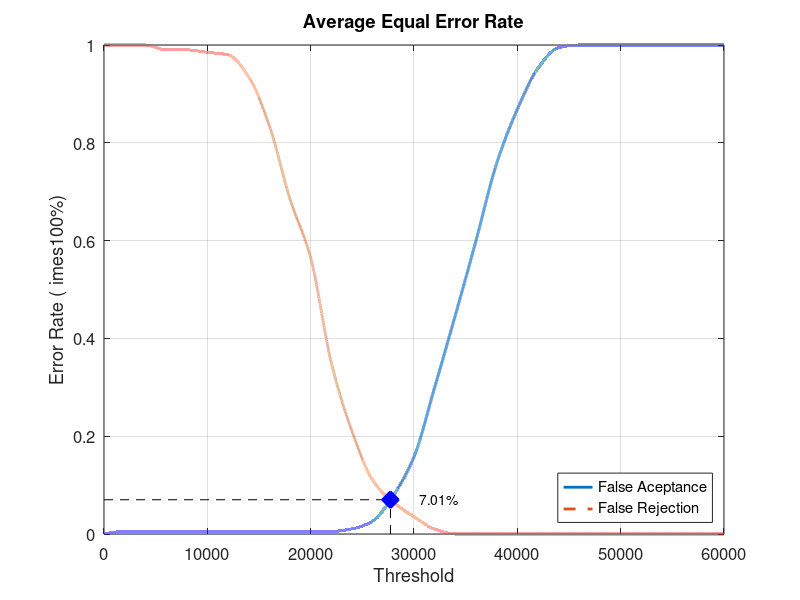
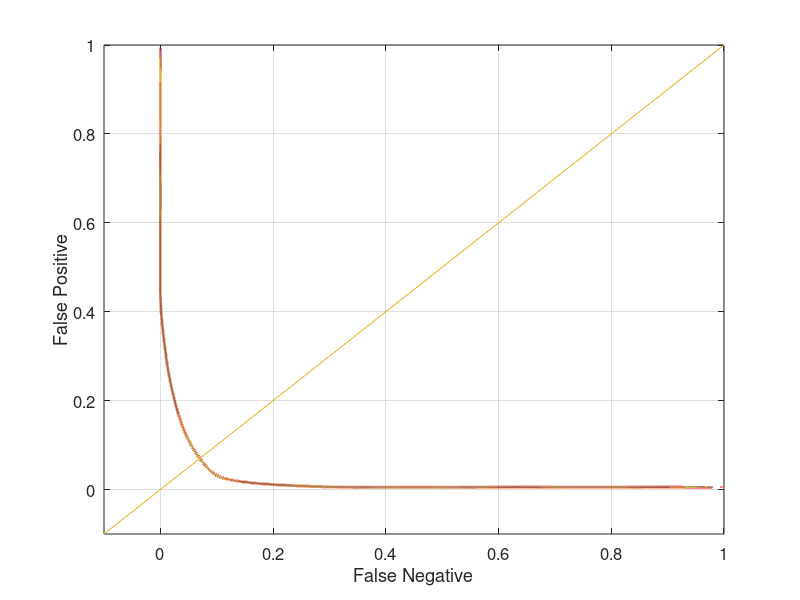

Source code (MATLAB) for these figures, in order:
close all;
clear;
clc;
x = 0:2000:60000;
xq = 0:0.5:60000;

y0 = [0 0.00526316 0.00526316 0.00526316 0.00526316 0.00526316 0.00526316 0.00526316 0.00526316 0.00526316 0.00526316 0.00526316 0.0105263 0.0263158 0.0789474 0.157895 0.3 0.447368 0.6 0.757895 0.868421 0.952632 0.994737 1 1 1 1 1 1 1 1]
yy0 = interp1(x, y0, xq, 'pchip');
y1 = [1 1 1 0.99 0.99 0.985 0.98 0.935 0.835 0.685 0.565 0.35 0.21 0.11 0.065 0.035 0.01 0 0 0 0 0 0 0 0 0 0 0 0 0 0]
yy1 = interp1(x, y1, xq, 'pchip');

% Calculating EER: 
y2 = abs(y0 - y1);
find(y2 == min(y2))
yy2 = abs(yy0 - yy1);
xEER = find(yy2 == min(yy2));
xEERIndex = xq(xEER) % X-axis EER
yEER = yy0(xEER) % Y-axis EER

main = figure
plot(xq, yy0,'-','LineWidth', 2);	hold on
plot(xq, yy1,'--','LineWidth', 2);	hold on
plot([xEERIndex xEERIndex], [0 yEER], 'k--');	hold on
plot([0 xEERIndex], [yEER yEER], 'k--');	hold on
plot(xEERIndex, yEER, 'bx', 'LineWidth', 10);	hold on
text(xEERIndex + 10 * xEERIndex / 100, yEER, [num2str(round((10000 * yEER)) / 100) '%'])
legend('False Aceptance', 'False Rejection', 'Location', 'SouthEast')
xlabel('Threshold')
ylabel('Error Rate (	imes100%)')
title('Average Equal Error Rate')
set(gca, 'FontSize', 12)
axis([0 60000 0 1])
grid on

print(main, 'Database3_3Main', '-dpng');
FNRxFPR = figure('Color', [1 1 1]);
plot(yy1, yy0, '-', yy1, yy0, 'LineWidth', 2);
hold on
y = -0.1:0.1:1
plot(y, y); 
set(gca, 'FontSize', 12)
xlabel('False Negative')
ylabel('False Positive')
axis([-0.1 1 -0.1 1])
set(gca, 'FontSize', 12)
grid on

print(FNRxFPR, 'Database3_3FNRxFPR','-dpng');
